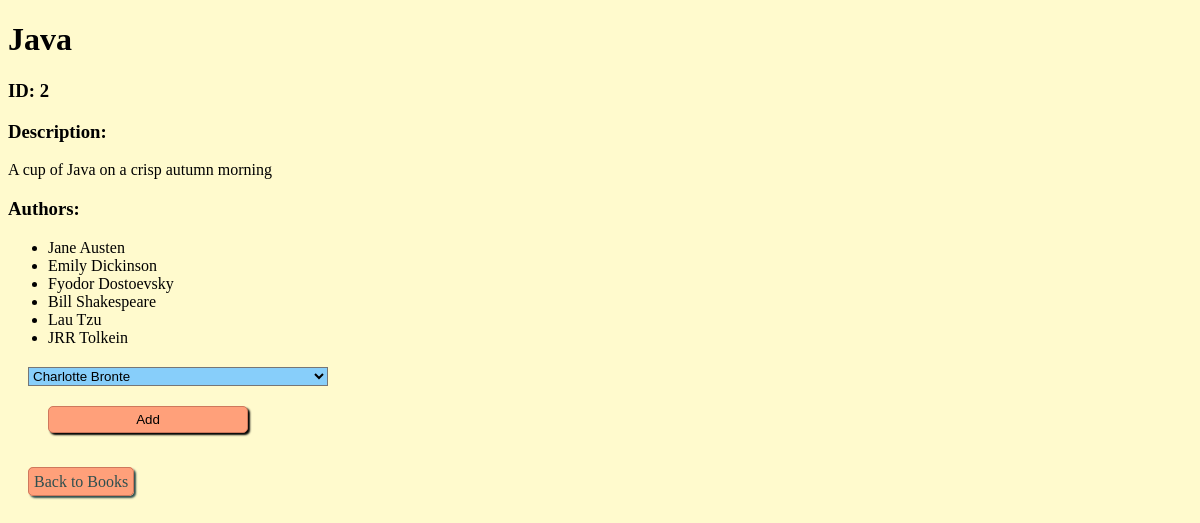
The page /books/2 on the database its author committed.
### ba_app/models.py (models this page shows, shortened)
class Books(models.Model):
    title = models.CharField(max_length = 255)
    desc = models.TextField()
    created_at = models.DateTimeField(auto_now_add=True)
    updated_at = models.DateTimeField(auto_now=True)

class Authors(models.Model):
    first_name = models.CharField(max_length = 45)
    last_name = models.CharField(max_length = 45)
    created_at = models.DateTimeField(auto_now_add=True)
    updated_at = models.DateTimeField(auto_now=True)
    books = models.ManyToManyField(Books,related_name = 'authors')
    notes = models.TextField()

### ba_app/views.py (the view)
# urls.py: path('books/<int:book_id>',views.book_info),
def book_info(request,book_id):
    context = {
        'book':Books.objects.get(id=book_id),
        'all_authors':Authors.objects.all()
    }
    return render(request,'book_info.html',context)

### ba_app/templates/book_info.html (shortened to what this page needs)
<!DOCTYPE html>
<html lang="en">
<head>
    {% load static %}
    <link rel="stylesheet" href="{%static 'style.css' %}">
</head>
<body>
    <h1>{{book.title}}</h1>
    <h3>ID: {{book.id}}</h3>
    <h3>Description:</h3>
    <p>{{book.desc}}</p>
</body>
<h3>Authors:</h3>
<ul>
    {% for author in book.authors.all%}
    <li>{{author.first_name}} {{author.last_name}}</li>
    {% endfor %}
</ul>
<form action = '/add_info' method = 'POST'>
<select name = 'author_id'>
    {% for author in all_authors %}
    {% if author not in book.authors.all %}
    <option value = {{author.id}}>{{author.first_name}} {{author.last_name}}</option>
    {% endif %}
    {% endfor %}
</select>
<input class = 'button' type = 'submit' value = 'Add'>
</form>
<a class = 'button' href = '/'>Back to Books</a>
</html>

### ba_app/static/style.css (style rules this page uses)
* { background-color: lemonchiffon; }
a { text-decoration: none; color: darkslategray; background-color:lightsalmon; border-radius: 5px; padding: 5px; }
form { display:flex; flex-direction: column; width: 300px; margin: 20px; }
input { margin: 10px; width: 200px; background-color: blanchedalmond; }
select { background-color:lightskyblue; }
option { background-color: rgb(204, 235, 255) }
.button { border:1px solid rgb(206, 120, 92); background-color: lightsalmon; border-radius:5px; padding: 5px; box-shadow: 2px 2px 2px; margin: 20px; }

### rows shown on the page
Books: title "Java", id "2", desc "A cup of Java on a crisp autumn morning"
Authors: first_name "Jane", last_name "Austen"
Authors: first_name "Emily", last_name "Dickinson"
Authors: first_name "Fyodor", last_name "Dostoevsky"
Authors: first_name "Bill", last_name "Shakespeare"
Authors: first_name "Lau", last_name "Tzu"
Authors: first_name "JRR", last_name "Tolkein"

### other values the page prints
form field author_id "Charlotte Bronte"
